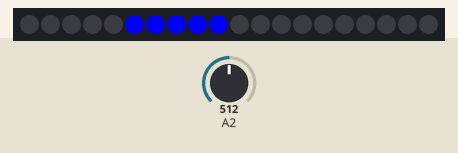
This sketch was run on a simulated Arduino Uno, built with avr-gcc and run on an emulated ATmega328P. On the bench: 20 RGB LEDs in strip order, left to right. The inputs (shaded band) are chosen by the test bench; at power-on: A2 = 512.

Above: at 1.2 s.
1.3 s: A2 set to 324
At 2.5 s:
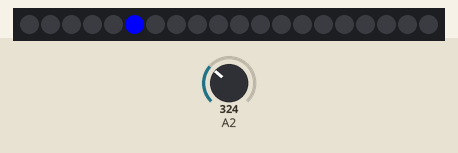
2.8 s: A2 set to 297
4.3 s: A2 set to 511
At 4.9 s:
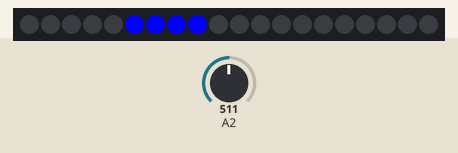
5.8 s: A2 set to 306
At 6.1 s:
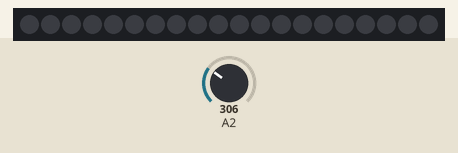
Timing chart, 0 to 8.3 s (numbered marks = the images above; inputs shaded):
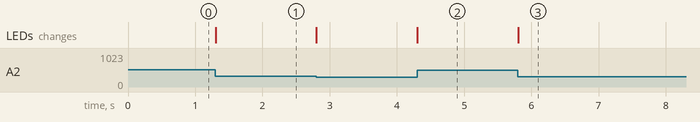

Measured:
- after the input at 1.3 s, the LEDs: change at once (image 1)
- after the input at 4.3 s, the LEDs: change at once (image 2)
- after the input at 5.8 s, the LEDs: change at once (image 3)

The sketch:

od_do_analog_led.ino
```cpp
#include <FastLED.h>
#define LED_PIN     7
#define NUM_LEDS    20

CRGB leds[NUM_LEDS];

void setup() {
  FastLED.addLeds<WS2812, LED_PIN, GRB>(leds, NUM_LEDS);

}

void loop() {

int val = analogRead(2);
        int numLedsToLight = map(val, 0, 1023, 0, 20);

        // First, clear the existing led values
        FastLED.clear();
        for(int led = 5; led < numLedsToLight; led++) {
            leds[led] = CRGB::Blue;
        }
        FastLED.show();
}
```
